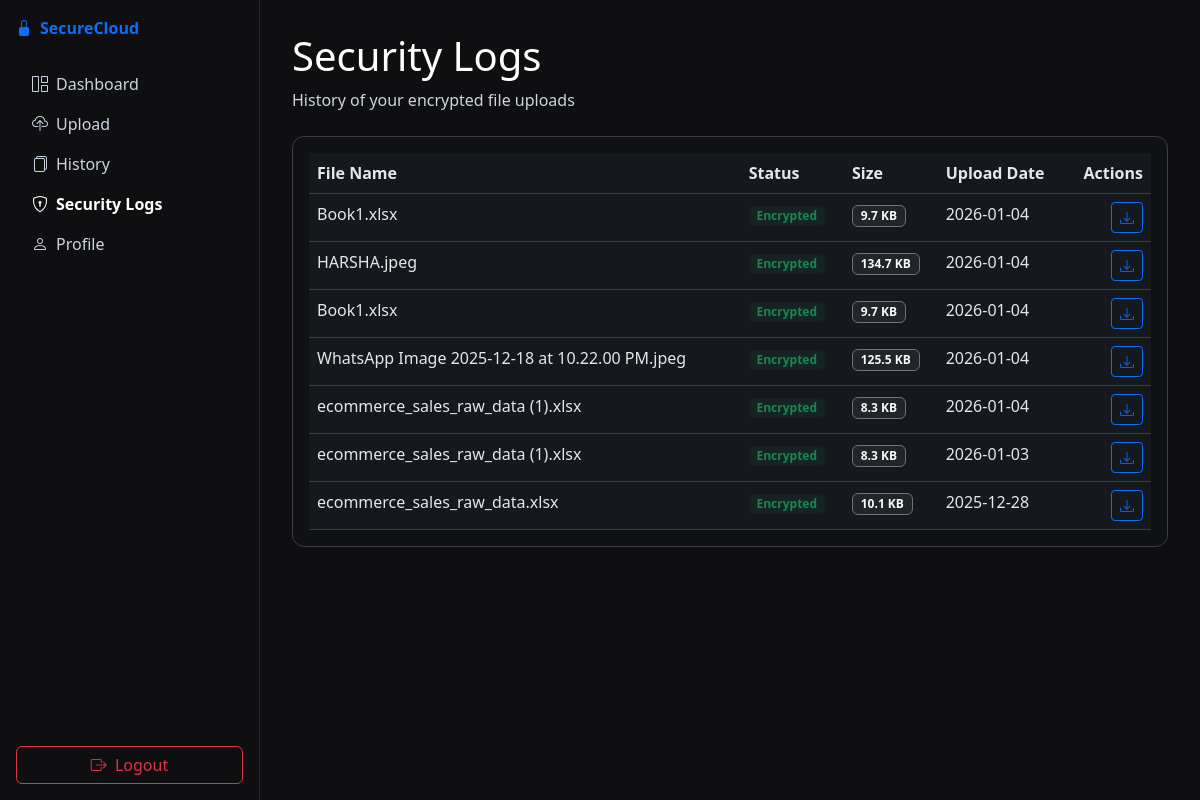
/history/ (signed in), run on the app's committed database.
### storage/models.py (models this page shows, shortened)
class StoredFile(models.Model):
    user = models.ForeignKey(User, on_delete=models.CASCADE, related_name='stored_files')
    original_name = models.CharField(max_length=255)
    cover_image = models.ImageField(upload_to='covers/')
    stego_image = models.ImageField(upload_to='stego/')
    nonce = models.BinaryField()
    data_length = models.IntegerField()
    created_at = models.DateTimeField(auto_now_add=True)

### storage/views.py (the view)
# urls.py: path('history/', history_view, name='history'),
@login_required
def history_view(request):
    files = StoredFile.objects.filter(user=request.user).order_by('-created_at')
    return render(request, 'storage/history.html', {'files': files})

### templates/storage/history.html (shortened to what this page needs)
{% extends 'base.html' %}
{% load static %}
{% block content %}
<div class="dashboard-body">
  <aside class="sidebar">
    <div class="sidebar-header d-flex align-items-center gap-2 mb-4">
      <i class="bi bi-lock-fill text-primary"></i>
      <a href="/" class="text-decoration-none fw-semibold">SecureCloud</a>
    </div>
    <nav class="nav flex-column">
      <a href="{% url 'dashboard' %}" class="nav-link"><i class="bi bi-grid-1x2 me-2"></i>Dashboard</a>
      <a href="{% url 'upload' %}" class="nav-link"><i class="bi bi-cloud-upload me-2"></i>Upload</a>
      <a href="{% url 'file_list' %}" class="nav-link"><i class="bi bi-files me-2"></i>History</a>
      <a href="{% url 'history' %}" class="nav-link active"><i class="bi bi-shield-lock me-2"></i>Security Logs</a>
      <a href="{% url 'profile' %}" class="nav-link"><i class="bi bi-person me-2"></i>Profile</a>
    </nav>
    <div class="mt-auto">
      <a href="{% url 'logout' %}" class="btn btn-outline-danger w-100 mb-3">
        <i class="bi bi-box-arrow-right me-1"></i> Logout
      </a>
    </div>
  </aside>
  <main class="main-content">
    <div class="page-header mb-4">
      <h1 class="page-title">Security Logs</h1>
      <p class="text-muted mb-0">History of your encrypted file uploads</p>
    </div>
    <div class="table-container">
      <div class="table-responsive">
        <table class="table table-hover mb-0">
          <thead>
            <tr>
              <th>File Name</th>
              <th>Status</th>
              <th>Size</th>
              <th>Upload Date</th>
              <th class="text-end">Actions</th>
            </tr>
          </thead>
          <tbody>
            {% for f in files %}
            <tr>
              <td class="fw-medium">{{ f.original_name }}</td>
              <td><span class="badge bg-success bg-opacity-10 text-success">Encrypted</span></td>
              <td>
                <span class="badge bg-dark text-light border border-secondary">
                  {% if f.data_length %}{{ f.data_length|filesizeformat }}{% else %}-{% endif %}
                </span>
              </td>
              <td>{{ f.created_at|date:"Y-m-d" }}</td>
              <td class="text-end">
                <button type="button"
                        class="btn btn-sm btn-outline-primary download-face-btn"
                        data-download-url="{% url 'download' f.pk %}"
                        title="Download">
                  <i class="bi bi-download"></i>
                </button>
              </td>
            </tr>
            {% empty %}
            <tr>
              <td colspan="5" class="text-center text-muted py-5">No history yet</td>
            </tr>
            {% endfor %}
          </tbody>
        </table>
      </div>
    </div>
  </main>
</div>
{% endblock %}

### templates/base.html (shortened to what this page needs)
{% load static %}
<!doctype html>
<html lang="en">
<head>
  <link href="https://cdn.jsdelivr.net/npm/bootstrap@5.3.2/dist/css/bootstrap.min.css" rel="stylesheet">
  <link rel="stylesheet" href="https://cdn.jsdelivr.net/npm/bootstrap-icons@1.11.1/font/bootstrap-icons.css">
  <link rel="stylesheet" href="{% static 'css/style.css' %}">
</head>
<body>
<div class="container-fluid px-0">
  {% block content %}{% endblock %}
</div>
</body>
</html>

### static/css/style.css (style rules this page uses)
body { background-color: #0f0f12; color: #e5e7eb; }
.table { --bs-table-bg: #15181d; --bs-table-color: #e5e7eb; --bs-table-border-color: #3b3f45; background-color: var(--bs-table-bg); color: var(--bs-table-color); border-color: var(--bs-table-border-color); }
.table tbody tr, .table tbody td, .table thead th { background-color: #15181d; color: #e5e7eb; border-color: #3b3f45; }

### templates/storage/history.html (style rules this page uses)
.dashboard-body { display:flex;min-height:100vh;background-color:#0f0f12 }
.sidebar { width:260px;border-right:1px solid #1e293b;padding:1rem 1rem 0;color:#e5e7eb;display:flex;flex-direction:column }
.nav-link { color:#cbd5e1 }
.nav-link.active { color:#ffffff;font-weight:600 }
.main-content { flex:1;padding:2rem;color:#e5e7eb }
.page-title { color:#ffffff }
.text-muted { color:#cbd5e1 !important }
.table-container { border:1px solid #3b3f45;border-radius:.75rem;padding:1rem;background-color:#0f1115;color:#e5e7eb }

### data on the page
StoredFile: original_name "Book1.xlsx", data_length|filesizeformat "9.7 KB", created_at "2026-01-04"
StoredFile: original_name "HARSHA.jpeg", data_length|filesizeformat "134.7 KB", created_at "2026-01-04"
StoredFile: original_name "Book1.xlsx", data_length|filesizeformat "9.7 KB", created_at "2026-01-04"
StoredFile: original_name "WhatsApp Image 2025-12-18 at 10.22.00 PM.jpeg", data_length|filesizeformat "125.5 KB", created_at "2026-01-04"
StoredFile: original_name "ecommerce_sales_raw_data (1).xlsx", data_length|filesizeformat "8.3 KB", created_at "2026-01-04"
StoredFile: original_name "ecommerce_sales_raw_data (1).xlsx", data_length|filesizeformat "8.3 KB", created_at "2026-01-03"
StoredFile: original_name "ecommerce_sales_raw_data.xlsx", data_length|filesizeformat "10.1 KB", created_at "2025-12-28"
